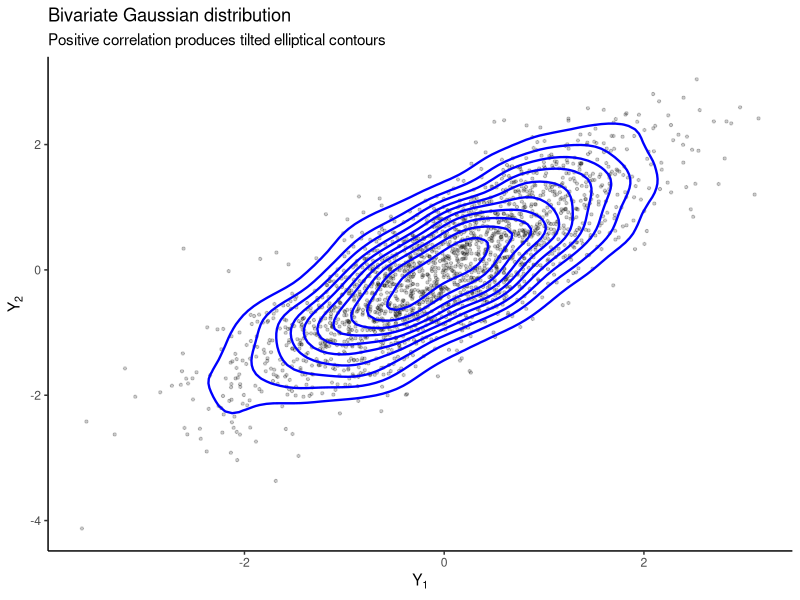
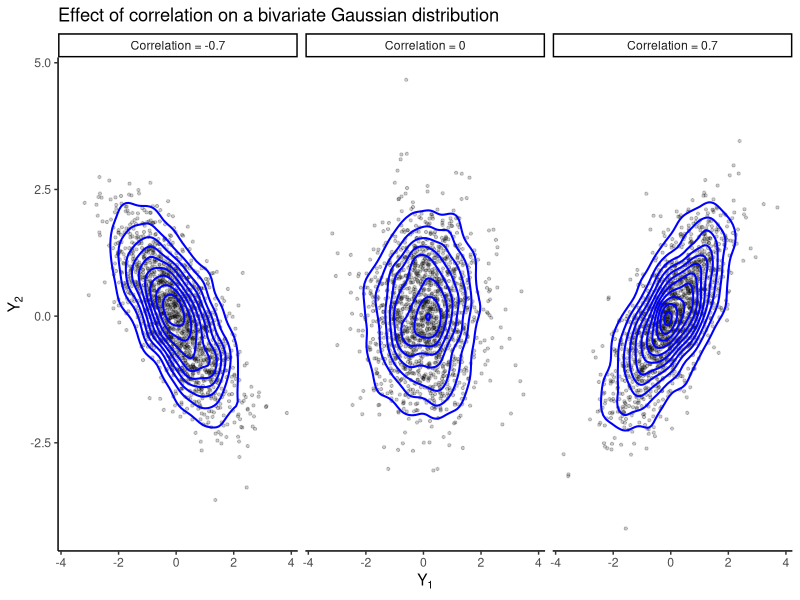
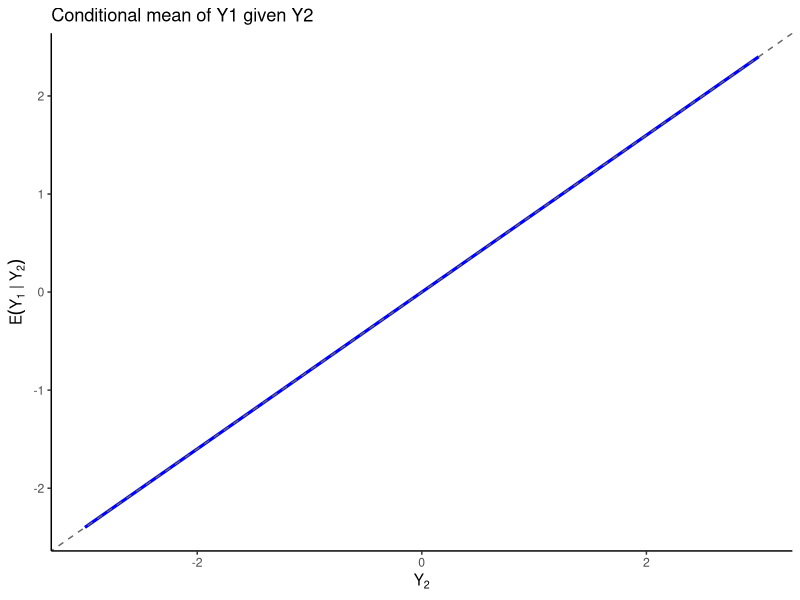
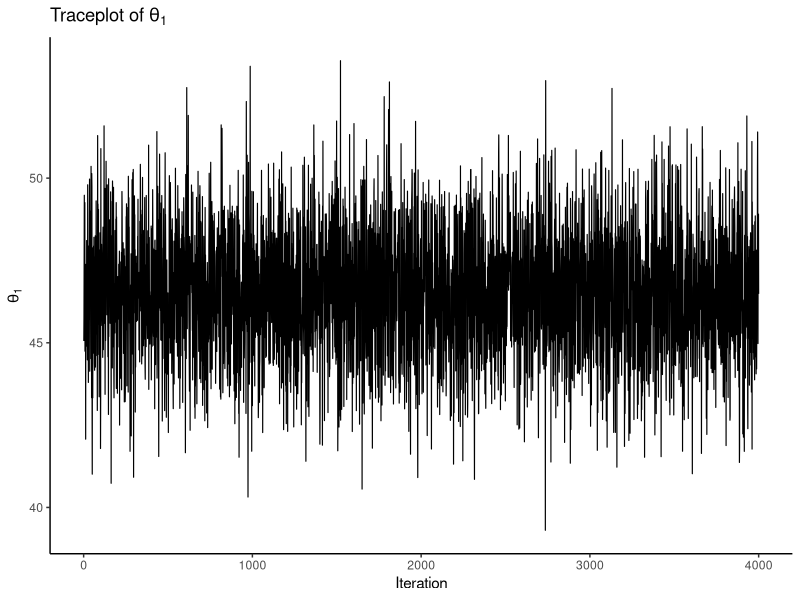
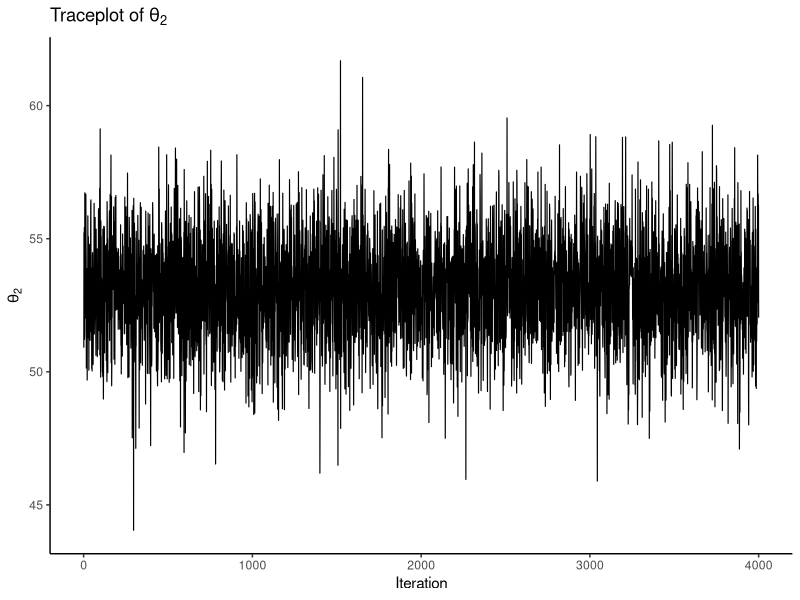

Write R code to recreate these figures, in order.
## ---- chunk 1
#| label: fig-mvn-geometry
#| fig-cap: "A bivariate Gaussian distribution with positive correlation."
#| warning: false
#| message: false

library(MASS)
library(ggplot2)

set.seed(8310)

mu <- c(0, 0)
Sigma <- matrix(c(1, 0.8,
                  0.8, 1), 2, 2)

samples <- MASS::mvrnorm(2000, mu = mu, Sigma = Sigma)
df <- data.frame(x = samples[, 1], y = samples[, 2])

ggplot(df, aes(x = x, y = y)) +
  geom_point(alpha = 0.20, size = 0.8) +
  stat_density_2d(color = "blue", linewidth = 0.8) +
  labs(
    title = "Bivariate Gaussian distribution",
    subtitle = "Positive correlation produces tilted elliptical contours",
    x = expression(Y[1]),
    y = expression(Y[2])
  ) +
  theme_classic()
## ---- chunk 2
#| label: fig-mvn-correlation-comparison
#| fig-cap: "Three bivariate Gaussian distributions with the same means and variances but different correlations."
#| warning: false
#| message: false

library(MASS)
library(ggplot2)

set.seed(8310)

make_samples <- function(rho, n = 1500) {
  Sigma <- matrix(c(1, rho, rho, 1), 2, 2)
  out <- MASS::mvrnorm(n, mu = c(0, 0), Sigma = Sigma)
  data.frame(
    x = out[, 1],
    y = out[, 2],
    rho = factor(
      paste0("Correlation = ", rho),
      levels = c("Correlation = -0.7", "Correlation = 0", "Correlation = 0.7")
    )
  )
}

df_rho <- rbind(
  make_samples(-0.7),
  make_samples(0.0),
  make_samples(0.7)
)

ggplot(df_rho, aes(x = x, y = y)) +
  geom_point(alpha = 0.20, size = 0.8) +
  stat_density_2d(color = "blue", linewidth = 0.7) +
  facet_wrap(~ rho, nrow = 1) +
  labs(
    title = "Effect of correlation on a bivariate Gaussian distribution",
    x = expression(Y[1]),
    y = expression(Y[2])
  ) +
  theme_classic()
## ---- chunk 3
#| label: fig-bvn-conditional-mean
#| fig-cap: "The conditional mean of Y1 given Y2 in a bivariate Gaussian distribution."
#| warning: false
#| message: false

library(ggplot2)

y2_grid <- seq(-3, 3, length.out = 200)
cond_df <- data.frame(
  y2 = y2_grid,
  cond_mean = 0.8 * y2_grid
)

ggplot(cond_df, aes(x = y2, y = cond_mean)) +
  geom_line(linewidth = 1.1, color = "blue") +
  geom_abline(intercept = 0, slope = 0.8, linetype = "dashed", color = "grey40") +
  labs(
    title = "Conditional mean of Y1 given Y2",
    x = expression(Y[2]),
    y = expression(E(Y[1] ~ "|" ~ Y[2]))
  ) +
  theme_classic()
## ---- chunk 4

library(MASS)
library(ggplot2)

set.seed(8310)

# Simulated bivariate data
n <- 50
theta_true <- c(48, 54)
Sigma_true <- matrix(c(180, 95,
                       95, 240), 2, 2)

Y <- MASS::mvrnorm(n, mu = theta_true, Sigma = Sigma_true)
ybar <- colMeans(Y)

# Prior hyperparameters
mu0 <- c(50, 50)
Lambda0 <- matrix(c(625, 312.5,
                    312.5, 625), 2, 2)
nu0 <- 4
S0 <- Lambda0

# Storage
S <- 4000
THETA <- matrix(NA, nrow = S, ncol = 2)
SIGMA <- array(NA, dim = c(2, 2, S))

# Initial value
Sigma <- cov(Y)

for (s in 1:S) {
  # Update theta
  Lambda_n <- solve(solve(Lambda0) + n * solve(Sigma))
  mu_n <- Lambda_n %*% (solve(Lambda0) %*% mu0 + n * solve(Sigma) %*% ybar)
  theta <- as.numeric(MASS::mvrnorm(1, mu = mu_n, Sigma = Lambda_n))

  # Update Sigma
  S_theta <- matrix(0, 2, 2)
  for (i in 1:n) {
    d <- matrix(Y[i, ] - theta, ncol = 1)
    S_theta <- S_theta + d %*% t(d)
  }
  S_n <- S0 + S_theta
  Sigma <- solve(rWishart(1, df = nu0 + n, Sigma = solve(S_n))[,,1])

  THETA[s, ] <- theta
  SIGMA[, , s] <- Sigma
}
## ---- chunk 5
#| label: fig-mvn-gibbs-traceplots
#| fig-cap: "Traceplots of the two components of the posterior mean vector from a Gibbs sampler."
#| warning: false
#| message: false

trace_df <- data.frame(
  iter = 1:S,
  theta1 = THETA[, 1],
  theta2 = THETA[, 2]
)

p1 <- ggplot(trace_df, aes(x = iter, y = theta1)) +
  geom_line(linewidth = 0.4) +
  labs(x = "Iteration", y = expression(theta[1]), title = expression("Traceplot of " * theta[1])) +
  theme_classic()

p2 <- ggplot(trace_df, aes(x = iter, y = theta2)) +
  geom_line(linewidth = 0.4) +
  labs(x = "Iteration", y = expression(theta[2]), title = expression("Traceplot of " * theta[2])) +
  theme_classic()

p1
p2
